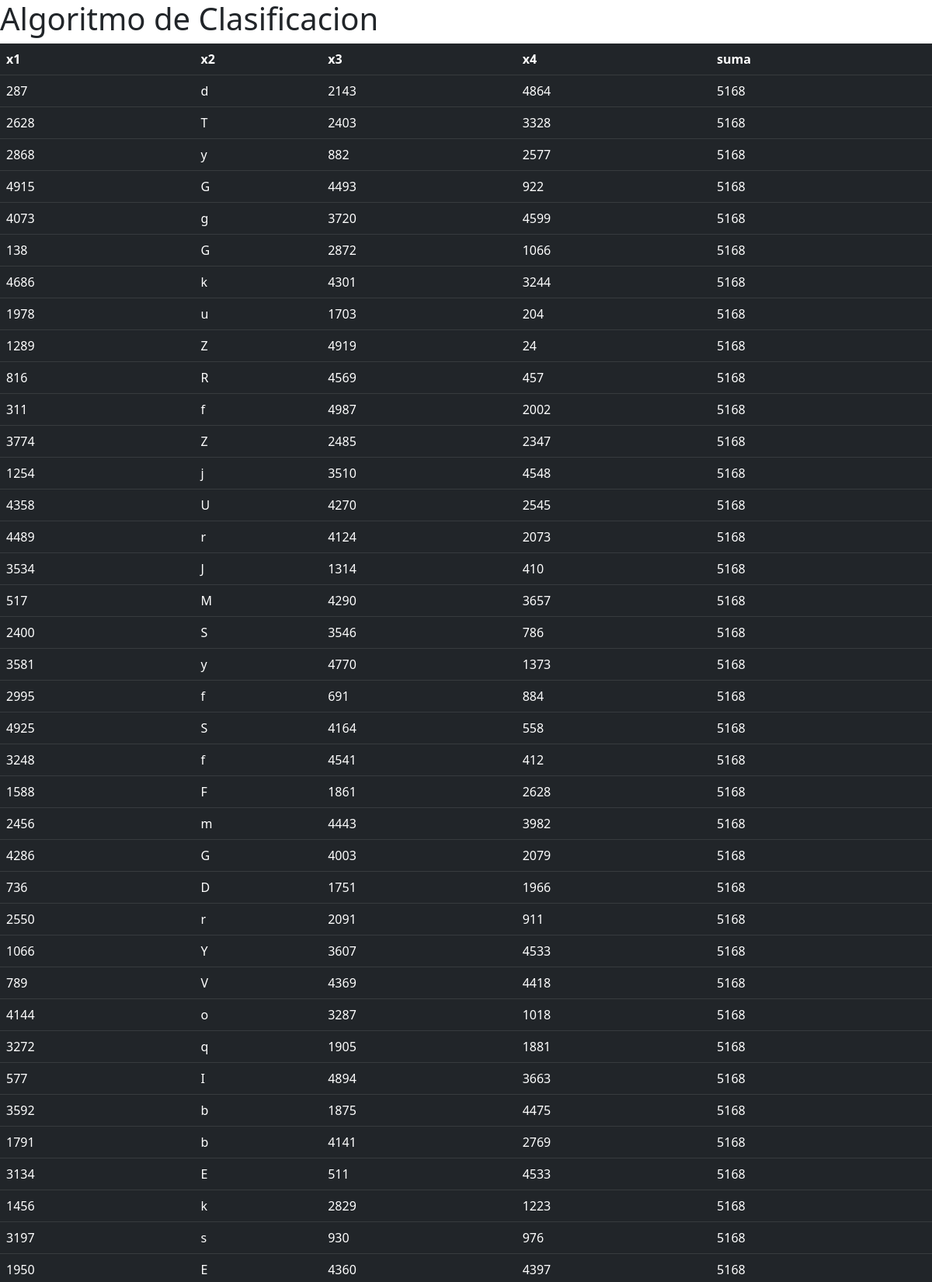
The page /prueba1/ (upper part) on the database its author committed.
### prueba1/models.py (models this page shows, shortened)
class post1(models.Model):
    x1= models.IntegerField(blank=True,null=True)
    x2= models.CharField(max_length = 2,blank=True,null=True)
    x3= models.IntegerField(blank=True,null=True)
    x4= models.IntegerField(blank=True,null=True)

### prueba1/views.py (the view)
# urls.py: path('prueba1/',views.muestra_datos,name='prueba1'),
def muestra_datos (request):
    consulta = post1.objects.all()
    lista =[]
    doc=()
    for i in consulta:
        lista.append(i.x3+i.x4)
        doc = i.x3+i.x4
    contexto ={'data':consulta,'sumas':doc}
    return render (request,'prueba1/index.html',contexto)

### prueba1/templates/prueba1/index.html (shortened to what this page needs)
<!DOCTYPE html>
<html lang="en">
    <head>
        <link href="https://cdn.jsdelivr.net/npm/bootstrap@5.2.1/dist/css/bootstrap.min.css" rel="stylesheet">
    </head>
   <body>
        <h1>Algoritmo de Clasificacion</h1>
        <table class="table table-dark">
  <thead>
    <tr>
      <th scope="col">x1</th>
      <th scope="col">x2</th>
      <th scope="col">x3</th>
      <th scope="col">x4</th>
      <th scope="col">suma</th>
    </tr>
  </thead>
  <tbody>
    <tr>
    {% for dato in data %}
      <td>{{dato.x1}}</td>
      <td>{{dato.x2}}</td>
      <td>{{dato.x3}}</td>
      <td>{{dato.x4}}</td>
      <td>{{sumas}}</td>
    </tr>
  </tbody>
  {% endfor %}
</table>
</body>
</html>

### rows shown on the page
post1: x1 "287", x2 "d", x3 "2143", x4 "4864", sumas "5168"
post1: x1 "2628", x2 "T", x3 "2403", x4 "3328", sumas "5168"
post1: x1 "2868", x2 "y", x3 "882", x4 "2577", sumas "5168"
post1: x1 "4915", x2 "G", x3 "4493", x4 "922", sumas "5168"
post1: x1 "4073", x2 "g", x3 "3720", x4 "4599", sumas "5168"
post1: x1 "138", x2 "G", x3 "2872", x4 "1066", sumas "5168"
post1: x1 "4686", x2 "k", x3 "4301", x4 "3244", sumas "5168"
post1: x1 "1978", x2 "u", x3 "1703", x4 "204", sumas "5168"
post1: x1 "1289", x2 "Z", x3 "4919", x4 "24", sumas "5168"
post1: x1 "816", x2 "R", x3 "4569", x4 "457", sumas "5168"
post1: x1 "311", x2 "f", x3 "4987", x4 "2002", sumas "5168"
post1: x1 "3774", x2 "Z", x3 "2485", x4 "2347", sumas "5168"
post1: x1 "1254", x2 "j", x3 "3510", x4 "4548", sumas "5168"
post1: x1 "4358", x2 "U", x3 "4270", x4 "2545", sumas "5168"
post1: x1 "4489", x2 "r", x3 "4124", x4 "2073", sumas "5168"
post1: x1 "3534", x2 "J", x3 "1314", x4 "410", sumas "5168"
post1: x1 "517", x2 "M", x3 "4290", x4 "3657", sumas "5168"
post1: x1 "2400", x2 "S", x3 "3546", x4 "786", sumas "5168"
post1: x1 "3581", x2 "y", x3 "4770", x4 "1373", sumas "5168"
post1: x1 "2995", x2 "f", x3 "691", x4 "884", sumas "5168"
post1: x1 "4925", x2 "S", x3 "4164", x4 "558", sumas "5168"
post1: x1 "3248", x2 "f", x3 "4541", x4 "412", sumas "5168"
post1: x1 "1588", x2 "F", x3 "1861", x4 "2628", sumas "5168"
post1: x1 "2456", x2 "m", x3 "4443", x4 "3982", sumas "5168"
post1: x1 "4286", x2 "G", x3 "4003", x4 "2079", sumas "5168"
post1: x1 "736", x2 "D", x3 "1751", x4 "1966", sumas "5168"
post1: x1 "2550", x2 "r", x3 "2091", x4 "911", sumas "5168"
post1: x1 "1066", x2 "Y", x3 "3607", x4 "4533", sumas "5168"
post1: x1 "789", x2 "V", x3 "4369", x4 "4418", sumas "5168"
post1: x1 "4144", x2 "o", x3 "3287", x4 "1018", sumas "5168"
post1: x1 "3272", x2 "q", x3 "1905", x4 "1881", sumas "5168"
post1: x1 "577", x2 "I", x3 "4894", x4 "3663", sumas "5168"
post1: x1 "3592", x2 "b", x3 "1875", x4 "4475", sumas "5168"
post1: x1 "1791", x2 "b", x3 "4141", x4 "2769", sumas "5168"
post1: x1 "3134", x2 "E", x3 "511", x4 "4533", sumas "5168"
post1: x1 "1456", x2 "k", x3 "2829", x4 "1223", sumas "5168"
post1: x1 "3197", x2 "s", x3 "930", x4 "976", sumas "5168"
post1: x1 "1950", x2 "E", x3 "4360", x4 "4397", sumas "5168"
